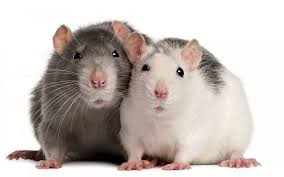
#> input picture teste_pil.jpg, 284 x 177 px
$ python conv_v1.py
#> lines starting #> are read from the running program, lines starting #| are printed output that depends on the picture
from PIL import Image
from IPython.display import display

#Divisão em tiras verticais e display da imagem original
img = Image.open("teste_pil.jpg")
#> img is the input picture: PIL image 284x177 RGB; mean R, G, B 198.5, 189.8, 185.7
largura, altura = img.size
#> largura = 284; altura = 177
print(largura, altura)
#| 284 177
display(img)

cols = 20
tiras = []
cortes = []

for i in range(cols):
  left = round(i*largura/cols)
  right = round((i+1)*largura/ cols)
  corte = (left,0,right,altura)
  cortes.append(corte)
  imgc = img.crop(corte)
  tiras.append(imgc)
#> after the loop, cortes = 20 items, first 6: (0, 0, 14, 177), (14, 0, 28, 177), (28, 0, 43, 177), (43, 0, 57, 177), (57, 0, 71, 177), (71, 0, 85, 177); tiras = 20 items

#Separações e recombinação — Separar tiras em pares e ímpares:
tiras_pares = []
tiras_impares = []

for posicao, tira in enumerate(tiras, start=1):  # começa em 1
    if posicao % 2 == 0:
        tiras_pares.append(tira)     # posições 2,4,6,...
    else:
        tiras_impares.append(tira)   # posições 1,3,5,...
#> this loop made 20 passes
#> after the loop, tiras_impares = 10 items; tiras_pares = 10 items

#concatenar tiras pares e concatenar tiras ímpares

#PARES
largura_totalp = sum(t.width for t in tiras_pares)
#> largura_totalp = 142
altura_finalp  = tiras_pares[0].height
#> altura_finalp = 177
modop = tiras_pares[0].mode
#> modop = 'RGB'
novap = Image.new(modop, (largura_totalp, altura_finalp))
#> novap: PIL image 142x177 RGB; every value is 0
x_atual = 0
for tira in tiras_pares:
    novap.paste(tira, (x_atual, 0))
    x_atual += tira.width
#> this loop made 10 passes
#> x_atual on passes 1 to 10: 14, 28, 42, 57, 71, 85, 99, 113, 128, 142
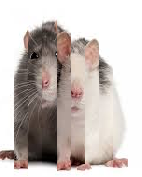
#> novap: PIL image 142x177 RGB; mean R, G, B 200.1, 191.2, 187
#> after the loop, x_atual = 142

display(novap)

#IMPARES
largura_totali = sum(t.width for t in tiras_impares)
#> largura_totali = 142
altura_finali  = tiras_impares[0].height
#> altura_finali = 177
modoi = tiras_impares[0].mode
#> modoi = 'RGB'
novai = Image.new(modoi, (largura_totali, altura_finali))
x_atual = 0
for tira in tiras_impares:
    novai.paste(tira, (x_atual, 0))
    x_atual += tira.width
#> this loop made 10 passes
#> x_atual on passes 1 to 10: 14, 29, 43, 57, 71, 85, 100, 114, 128, 142
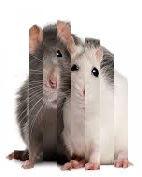
#> novai: PIL image 142x177 RGB; mean R, G, B 197, 188.5, 184.3
#> after the loop, x_atual = 142

display(novai)

#salvando as concatenações
novap.save("impresas_concatenadasPAR.jpg", quality=95)
novai.save("impresas_concatenadasIMPAR.jpg", quality=95)


# Padroniza o modo para evitar incompatibilidades (opcional, mas recomendado)
modo_final = "RGBA" if (novai.mode == "RGBA" or novap.mode == "RGBA") else "RGB"
#> modo_final = 'RGB'

# Converte se necessário
img_left  = novai.convert(modo_final)  # ímpares à esquerda
img_right = novap.convert(modo_final)  # pares à direita

largura_final = img_left.width + img_right.width
#> largura_final = 284
altura_final  = max(img_left.height, img_right.height)
#> altura_final = 177
final = Image.new(modo_final, (largura_final, altura_final))
#> final: PIL image 284x177 RGB; every value is 0
final.paste(img_left,  (0, 0))
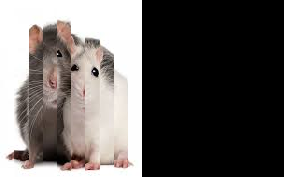
#> final: PIL image 284x177 RGB; mean R, G, B 98.5, 94.2, 92.1
final.paste(img_right, (img_left.width, 0))
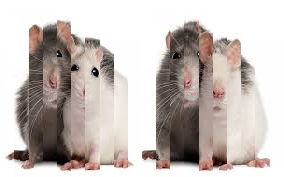
#> final: PIL image 284x177 RGB; mean R, G, B 198.5, 189.8, 185.7

display(final)
final.save("impresas_concatenadasFINAL.jpg", quality=95)

img = Image.open("impresas_concatenadasFINAL.jpg")
largura, altura = img.size


#cortes horizontais!
rows = 20
tirash = []
cortesh = []

for i in range(rows):
    upper = (i * altura) // rows
    lower = ((i + 1) * altura) // rows if i < rows - 1 else altura
    corteh = (0, upper, largura, lower)
    cortesh.append(corteh)
    imgch = img.crop(corteh)
    tirash.append(imgch)
#> after the loop, cortesh = 20 items, first 6: (0, 0, 284, 8), (0, 8, 284, 17), (0, 17, 284, 26), (0, 26, 284, 35), (0, 35, 284, 44), (0, 44, 284, 53); tirash = 20 items

for k in range(len(tirash)):
    display(tirash[k])

tiras_paresh = []
tiras_imparesh = []

for posicao, tira in enumerate(tirash, start=1):  # começa em 1
    if posicao % 2 == 0:
        tiras_paresh.append(tira)     # posições 2,4,6,...
    else:
        tiras_imparesh.append(tira)   # posições 1,3,5,...
#> after the loop, tiras_imparesh = 10 items; tiras_paresh = 10 items

for tira in tiras_imparesh:
  display(tira)
#> this loop made 10 passes
for tira in tiras_paresh:
  display(tira)

#agora preciso dar o concat das paresh e imparesh

largura_impar = max(t.width for t in tiras_imparesh)
#> largura_impar = 284
altura_impar  = sum(t.height for t in tiras_imparesh)
#> altura_impar = 88
modo_impar = tiras_imparesh[0].mode
#> modo_impar = 'RGB'

img_impares = Image.new(modo_impar, (largura_impar, altura_impar))
#> img_impares: PIL image 284x88 RGB; every value is 0
y = 0
for t in tiras_imparesh:
    img_impares.paste(t, (0, y))
    y += t.height
#> this loop made 10 passes
#> y on passes 1 to 10: 8, 17, 26, 34, 43, 52, 61, 70, 79, 88
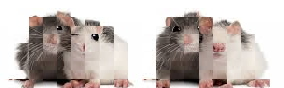
#> img_impares: PIL image 284x88 RGB; mean R, G, B 197.6, 188.4, 184.2
#> after the loop, y = 88

display(img_impares)
img_impares.save("linhas_impares.png")

largura_par = max(t.width for t in tiras_paresh)
#> largura_par = 284
altura_par  = sum(t.height for t in tiras_paresh)
#> altura_par = 89
modo_par    = tiras_paresh[0].mode
#> modo_par = 'RGB'

img_pares = Image.new(modo_par, (largura_par, altura_par))
#> img_pares: PIL image 284x89 RGB; every value is 0
y = 0
for t in tiras_paresh:
    img_pares.paste(t, (0, y))
    y += t.height
#> this loop made 10 passes
#> y on passes 1 to 10: 9, 18, 27, 36, 45, 54, 62, 71, 80, 89
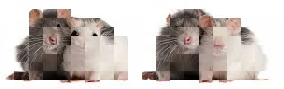
#> img_pares: PIL image 284x89 RGB; mean R, G, B 199.3, 191.2, 187
#> after the loop, y = 89

display(img_pares)
img_pares.save("linhas_pares.png")
